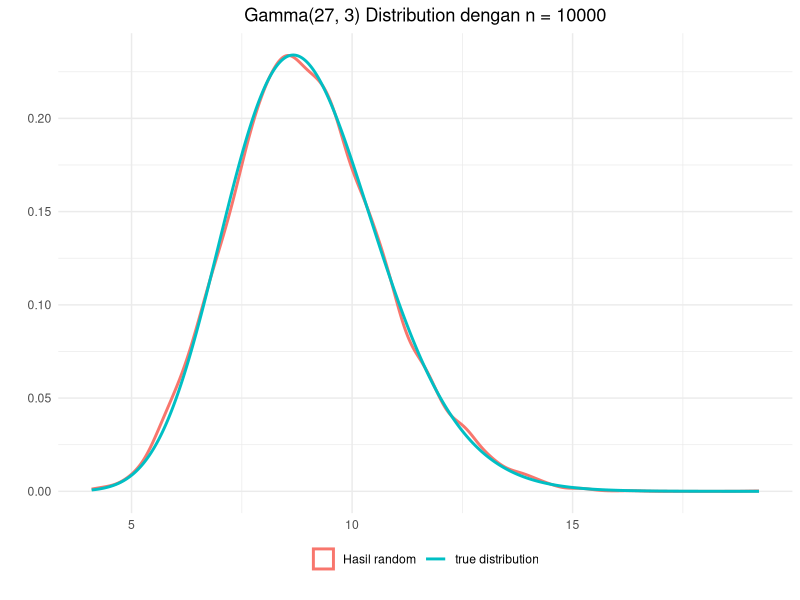

Write the R code that produced this figure.
## ---- chunk 1
library(ggplot2)
## ---- chunk 2
rand.gamma <- function(n, alpha, beta){
      y <- rep(0, n)
      for(i in 1:alpha){
            u <- runif(n)
            y <- y + log(u)
      }
      -(1/beta) * y
}
## ---- chunk 3
set.seed(72)
alpha <- 27
beta <- 3
y <- rand.gamma(10000, alpha, beta)
head(y, 10)
## ---- chunk 4
ggplot() +
      geom_density(data = data.frame(x = y), 
                   aes(x, color = "Hasil random"), size = 1) +
      stat_function(fun = dgamma, n = 10000, args = list(shape = alpha, rate = beta), 
                                size = 1, aes(color = "true distribution")) +
      labs(x = "", y = "", title = "Gamma(27, 3) Distribution dengan n = 10000") +
      theme_minimal() +
      theme(legend.position = "bottom",
            legend.title = element_blank(),
            legend.box.margin = margin(-20, 0, 10, 0),
            plot.title = element_text(hjust = 0.5))
## ---- chunk 5
p <- c()
set.seed(123)
for (i in 1:1000) {
   test <- data.frame(Distribusi = c(rep("Kategori 1",13), rep("Kategori 2",20), rep("Kategori 3",7)), Angka = rnorm(40,10,5))
   p[i] <- summary(aov(Angka~Distribusi, data = test))[[1]]$'Pr(>F)'[1]
}

tapply(test$Angka, test$Distribusi, shapiro.test)
## ---- chunk 6
sum(p<0.05)
## ---- chunk 7
p <- c()
set.seed(123)
for (i in 1:1000) {
   test <- data.frame(Distribusi = c(rep("Kategori 1",13), rep("Kategori 2",20), rep("Kategori 3",7)), Angka = c(rchisq(13,3), rf(20,11,15),
   runif(7,0,5)))
   p[i] <- summary(aov(Angka~Distribusi, data = test))[[1]]$'Pr(>F)'[1]
}

tapply(test$Angka, test$Distribusi, shapiro.test)
## ---- chunk 8
sum(p<0.05)
